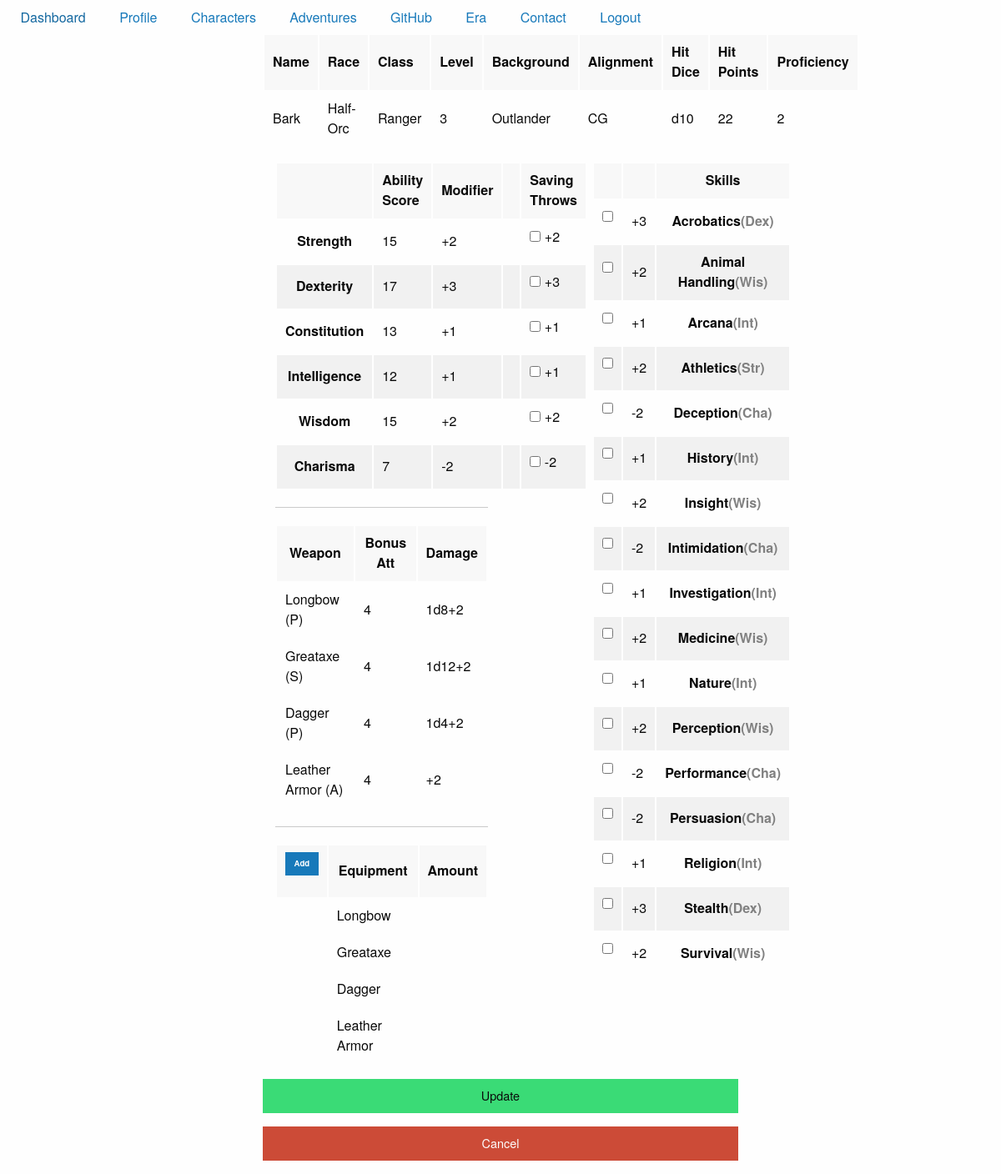
Screenshot of /private/characters/chars.php?id=1 (signed in) with the database file from the repository.
### tables this page shows
create table pc(
id 			int not null primary key auto_increment,
name 		varchar(50) not null,
race 		varchar(50) not null,
class 		varchar(50) not null,
level 		int not null,
background	varchar(50) not null,
alignment	varchar(50),
hd 			varchar(5),
hp 			int,
proficiency int
);

create table stat(
id 					int not null primary key auto_increment,
strength    int not null,
dexterity    int not null,
constitution    int not null,
intelligence    int not null,
wisdom    int not null,
charisma    int not null,
pc 			int not null
);

create table equipment(
id int not null primary key auto_increment,
name varchar(50),
type varchar(50),
distance int,
dmg varchar(50),
ac int
);

### config.php (called while the page is built, shortened)
<?php
include_once 'func.php';
if($_SERVER["HTTP_HOST"] == "localhost") {
	$route = "/ljetni-zadatak/";
} else if($_SERVER["HTTP_HOST"] == "jsostaric.byethost7.com") {
	$route = "/ljetniZadatak/";
	$mysqlHost="sql306.byethost7.com";
	$mysqlDB="b7_20129419_dnd";
	$mysqlUser="b7_20129419";
	$mysqlPass="Jura10os";
} else {
	$route = "/";
}

### func.php (called while the page is built, shortened)
<?php
function calculateModifier($param) {
	switch($param) {
		case 6:
		case 7:
			return -2;
		break;
		case 12:
		case 13:
			return "+1";
		break;
		case 14:
		case 15:
			return "+2";
		break;
		case 16:
		case 17:
			return "+3";
		break;
	}
}

### private/characters/chars.php (the view, shortened to what this page needs)
<?php
include_once '../../config.php'; checkLogin();
?>
<!doctype html>
<html class="no-js" lang="en" dir="ltr">
	<head>
		<?php
		include_once '../../templates/head.php';
		?>
	</head>
	<body>
		<?php include_once '../../templates/menu.php'; ?>
		<div class="row">
			<div class="large-6 columns large-centered">
				<table>
						<thead>
							<tr>
								<th>Name</th>
								<th>Race</th>
								<th>Class</th>
								<th>Level</th>
								<th>Background</th>
								<th>Alignment</th>
								<th>Hit Dice</th>
								<th>Hit Points</th>
								<th>Proficiency</th>
							</tr>
						</thead>
						<tbody>
							<?php
							if(isset($_GET['id'])) {
								$query = "select * from pc where id = :id";
							$stmt = $conn->prepare($query);
							$stmt->execute(array("id"=> $_GET["id"]));
							$result = $stmt->fetchAll(PDO::FETCH_OBJ);
							}
							foreach($result as $row):
							 ?>
							<tr>
								<td><?php echo $row->name; ?></td>
								<td><?php echo $row->race; ?></td>
								<td><?php echo $row->class; ?></td>
								<td><?php echo $row->level; ?></td>
								<td><?php echo $row->background; ?></td>
								<td><?php echo $row->alignment; ?></td>
								<td><?php echo $row->hd; ?></td>
								<td><?php echo $row->hp; ?></td>
								<td><?php echo $row->proficiency; ?></td>
							</tr>
							<?php endforeach; ?>
						</tbody>
				</table>
				<div class="large-6 columns">
				<table>
						<thead>
							  <tr>
							 	<th></th>
							 	<th>Ability Score</th>
							 	<th>Modifier</th>
							 	<td></td>
							 	<th>Saving Throws</th>
							 </tr>
						</thead>
						<tbody>
							<?php
							$query = "select a.*, b.proficiency
										from stat a
										inner join pc b on a.pc = b.id where a.pc=:id";
							$stmt = $conn->prepare($query);
							$stmt->execute(array("id"=> $_GET["id"]));
							$result = $stmt->fetchAll(PDO::FETCH_OBJ);
							foreach($result as $row):
							 ?>
							<tr>
								<th>Strength</th>
								<td><?php echo $row->strength; ?></td>
								<td><?php echo calculateModifier($row->strength); ?></td>
								<td></td>
								<td><input type="checkbox" name="proff"  />
									<?php echo calculateModifier($row->strength); ?>
								</td>
							</tr>
							<tr>
								<th>Dexterity</th>
								<td><?php echo $row->dexterity; ?></td>
								<td><?php echo calculateModifier($row->dexterity); ?></td>
								<td></td>
								<td><input type="checkbox" name="proff"  /> <?php echo calculateModifier($row->dexterity); ?></td>
							</tr>
							<tr>
								<th>Constitution</th>
								<td><?php echo $row->constitution; ?></td>
								<td><?php echo calculateModifier($row->constitution); ?></td>
								<td></td>
								<td><input type="checkbox" name="proff"  /> <?php echo calculateModifier($row->constitution); ?></td>
							</tr>
							<tr>
								<th>Intelligence</th>
								<td><?php echo $row->intelligence; ?></td>
								<td><?php echo calculateModifier($row->intelligence); ?></td>
								<td></td>
								<td><input type="checkbox" name="proff"  /> <?php echo calculateModifier($row->intelligence); ?></td>
							</tr>
							<tr>
								<th>Wisdom</th>
								<td><?php echo $row->wisdom; ?></td>
								<td><?php echo calculateModifier($row->wisdom); ?></td>
								<td></td>
								<td><input type="checkbox" name="proff"  /> <?php echo calculateModifier($row->wisdom); ?></td>
							</tr>
							<tr>
								<th>Charisma</th>
								<td><?php echo $row->charisma; ?></td>
								<td><?php echo calculateModifier($row->charisma); ?></td>
								<td></td>
								<td><input type="checkbox" name="proff"  /> <?php echo calculateModifier($row->charisma); ?></td>
							</tr>
							<?php endforeach; ?>
						</tbody>
				</table>
				<hr>
				<table>
					<thead>
						<tr>
							<th style="text-align: center">Weapon</th>
							<th style="text-align: center">Bonus Att</th>
							<th style="text-align: center">Damage</th>
						</tr></thead>
						<?php
						$query = "select c.id, c.proficiency, a.name, a.dmg, a.ac, a.type, d.*
								from equipment a
								inner join pc_equipment b on a.id = b.equipment
								inner join pc c on c.id = b.pc
								inner join stat d on c.id = d.pc where c.id = :id and a.dmg is not null";
						$stmt = $conn->prepare($query);
						$stmt->execute(array("id" => $_GET["id"]));
						$result = $stmt->fetchAll(PDO::FETCH_OBJ);
						foreach ($result as $row):
						 ?>
					<tbody>
						<tr>
							<td><?php echo $row->name . " (" . $row->type . ")"; ?></td>
							<td><?php echo calculateModifier($row->strength) + $row->proficiency; ?></td>
							<td><?php echo $row->dmg . calculateModifier($row->strength); ?></td>
						</tr>
						<?php endforeach; ?>
					</tbody>
				</table>
				<hr>
				<table>
					<thead>
						<tr>
							<th><a class="button tiny" href="#">Add</a></th>
							<th style="text-align: center">Equipment</th>
							<th style="text-align: center">Amount</th>
						</tr>
					</thead>
						<?php
						$query = "select c.id, a.name, a.dmg, a.ac, a.type, d.*
								from equipment a
								inner join pc_equipment b on a.id = b.equipment
								inner join pc c on c.id = b.pc
								inner join stat d on c.id = d.pc where c.id = :id";
						$stmt = $conn->prepare($query);
						$stmt->execute(array("id" => $_GET["id"]));
						$result = $stmt->fetchAll(PDO::FETCH_OBJ);
						foreach ($result as $row):
						 ?>
					<tbody>
						<tr>
							<td></td>
							<td><?php echo $row->name; ?></td>
							<td></td>
						</tr>
						<?php endforeach; ?>
					</tbody>
				</table>
				</div>
				<div class="large-4 columns">
				<table>
					<tbody>
						<?php
						$query = "select a.*, b.proficiency
									from stat a
									inner join pc b on a.pc = b.id where a.pc=:id";
						$stmt = $conn->prepare($query);
						$stmt->execute(array("id"=> $_GET["id"]));
						$result = $stmt->fetchAll(PDO::FETCH_OBJ);
						foreach($result as $row):
						?>
					<thead>
						<tr>
							<th></th>
							<th></th>
							<th style="text-align: center;">Skills</th>
						</tr>
					</thead>
						<tr>
							<td><input type="checkbox" name="proff"  /> </td>
							<td><?php echo calculateModifier($row->dexterity); ?></td>
							<th>Acrobatics<span style="color: grey;">(Dex)</span></th>
						</tr>
						<tr>
							<td><input type="checkbox" name="proff"  /> </td>
							<td><?php echo calculateModifier($row->wisdom); ?></td>
							<th>Animal Handling<span style="color: grey;">(Wis)</span></th>
						</tr>
						<tr>
							<td><input type="checkbox" name="proff"  /> </td>
							<td><?php echo calculateModifier($row->intelligence); ?></td>
							<th>Arcana<span style="color: grey;">(Int)</span></th>
						</tr>
						<tr>
							<td><input type="checkbox" name="proff"  /> </td>
							<td><?php echo calculateModifier($row->strength); ?></td>
							<th>Athletics<span style="color: grey;">(Str)</span></th>
						</tr>
						<tr>
							<td><input type="checkbox" name="proff"  /> </td>
							<td><?php echo calculateModifier($row->charisma); ?></td>
							<th>Deception<span style="color: grey;">(Cha)</span></th>
						</tr>
						<tr>
							<td><input type="checkbox" name="proff"  /> </td>
							<td><?php echo calculateModifier($row->intelligence); ?></td>
							<th>History<span style="color: grey;">(Int)</span></th>
						</tr>
						<tr>
							<td><input type="checkbox" name="proff"  /> </td>
							<td><?php echo calculateModifier($row->wisdom); ?></td>
							<th>Insight<span style="color: grey;">(Wis)</span></th>
						</tr>
						<tr>
							<td><input type="checkbox" name="proff"  /> </td>
							<td><?php echo calculateModifier($row->charisma); ?></td>
							<th>Intimidation<span style="color: grey;">(Cha)</span></th>
						</tr>
						<tr>
							<td><input type="checkbox" name="proff"  /> </td>
							<td><?php echo calculateModifier($row->intelligence); ?></td>
							<th>Investigation<span style="color: grey;">(Int)</span></th>
						</tr>
						<tr>
							<td><input type="checkbox" name="proff"  /> </td>
							<td><?php echo calculateModifier($row->wisdom); ?></td>
							<th>Medicine<span style="color: grey;">(Wis)</span></th>
						</tr>
						<tr>
							<td><input type="checkbox" name="proff"  /> </td>
							<td><?php echo calculateModifier($row->intelligence); ?></td>
							<th>Nature<span style="color: grey;">(Int)</span></th>
						</tr>
						<tr>
							<td><input type="checkbox" name="proff"  /> </td>
							<td><?php echo calculateModifier($row->wisdom); ?></td>
							<th>Perception<span style="color: grey;">(Wis)</span></th>
						</tr>
						<tr>
							<td><input type="checkbox" name="proff"  /> </td>
							<td><?php echo calculateModifier($row->charisma); ?></td>
							<th>Performance<span style="color: grey;">(Cha)</span></th>
						</tr>
						<tr>
							<td><input type="checkbox" name="proff"  /> </td>
							<td><?php echo calculateModifier($row->charisma); ?></td>
							<th>Persuasion<span style="color: grey;">(Cha)</span></th>
						</tr>
						<tr>
							<td><input type="checkbox" name="proff"  /> </td>
							<td><?php echo calculateModifier($row->intelligence); ?></td>
							<th>Religion<span style="color: grey;">(Int)</span></th>
						</tr>
						<tr>
							<td><input type="checkbox" name="proff"  /> </td>
							<td><?php echo calculateModifier($row->dexterity); ?></td>
							<th>Stealth<span style="color: grey;">(Dex)</span></th>
						</tr>
						<tr>
							<td><input type="checkbox" name="proff"  /> </td>
								<td><?php echo calculateModifier($row->wisdom); ?></td>
							<th>Survival<span style="color: grey;">(Wis)</span></th>
						</tr>
						<?php endforeach; ?>
					</tbody>
				</table>
				</div>
			</div>
		</div>
		<div class="large-6 columns large-centered">
			<div class="row">
				<a href="edit.php?id=<?php echo $row->id; ?>" class="success button centered expanded">Update</a>
				<a href="index.php?id=<?php echo $row->id; ?>" class="alert button centered expanded">Cancel</a>
			</div>
		</div>
	</body>
</html>

### templates/head.php (shortened to what this page needs)
<link rel="stylesheet" href="<?php echo $route; ?>css/foundation.css">
<link rel="stylesheet" href="<?php echo $route; ?>css/app.css">

### templates/menu.php
<ul class="vertical medium-horizontal menu">
	<?php if(!isset($_SESSION["session"])): ?>
	<li><a href="<?php echo $route; ?>index.php"><i class="fi-list"></i> <span>Home</span></a></li>
	<?php else: ?>
		<li><a href="<?php echo $route; ?>private/dashboard.php"><i class="fi-list"></i> <span>Dashboard</span></a></li>
	<?php endif;
	 if(isset($_SESSION["session"])): ?>
  <li><a href="<?php echo $route; ?>private/users/index.php"><i class="fi-list"></i> <span>Profile</span></a></li>
  <li><a href="<?php echo $route; ?>private/characters/index.php"><i class="fi-list"></i> <span>Characters</span></a></li>
  <li><a href="<?php echo $route; ?>private/adventures/index.php"><i class="fi-list"></i> <span>Adventures</span></a></li>
  <li><a target="_blank" href="https://github.com/jsostaric/ljetni-zadatak"><i class="fi-list"></i> <span>GitHub</span></a></li>
  <li><a target="_blank" href="<?php echo $route; ?>img/ERA.png"><i class="fi-list"></i> <span>Era</span></a></li>
  <?php endif; ?>
  <li><a href="<?php echo $route; ?>public/contact.php"><i class="fi-list"></i> <span>Contact</span></a></li>
  <?php if(isset($_SESSION["session"])): ?>
  <li><a href="<?php echo $route; ?>public/logout.php"><i class="fi-list"></i> <span>Logout</span></a></li>
  <?php endif; ?>
</ul>

### css/app.css (style rules this page uses)
.row { max-width: 100%; }

### rows the page displays
pc: name "Bark", race "Half-Orc", class "Ranger", level "3", background "Outlander", alignment "CG", hd "d10", hp "22", proficiency "2"
stat: strength "15", strength "+2", dexterity "17", dexterity "+3", constitution "13", constitution "+1", intelligence "12", intelligence "+1", wisdom "15", wisdom "+2", charisma "7", charisma "-2"
equipment: name "Longbow", type "P", stat.strength "4", dmg "1d8", stat.strength "+2"
equipment: name "Greataxe", type "S", stat.strength "4", dmg "1d12", stat.strength "+2"
equipment: name "Dagger", type "P", stat.strength "4", dmg "1d4", stat.strength "+2"
equipment: name "Leather Armor", type "A", stat.strength "4", stat.strength "+2"
